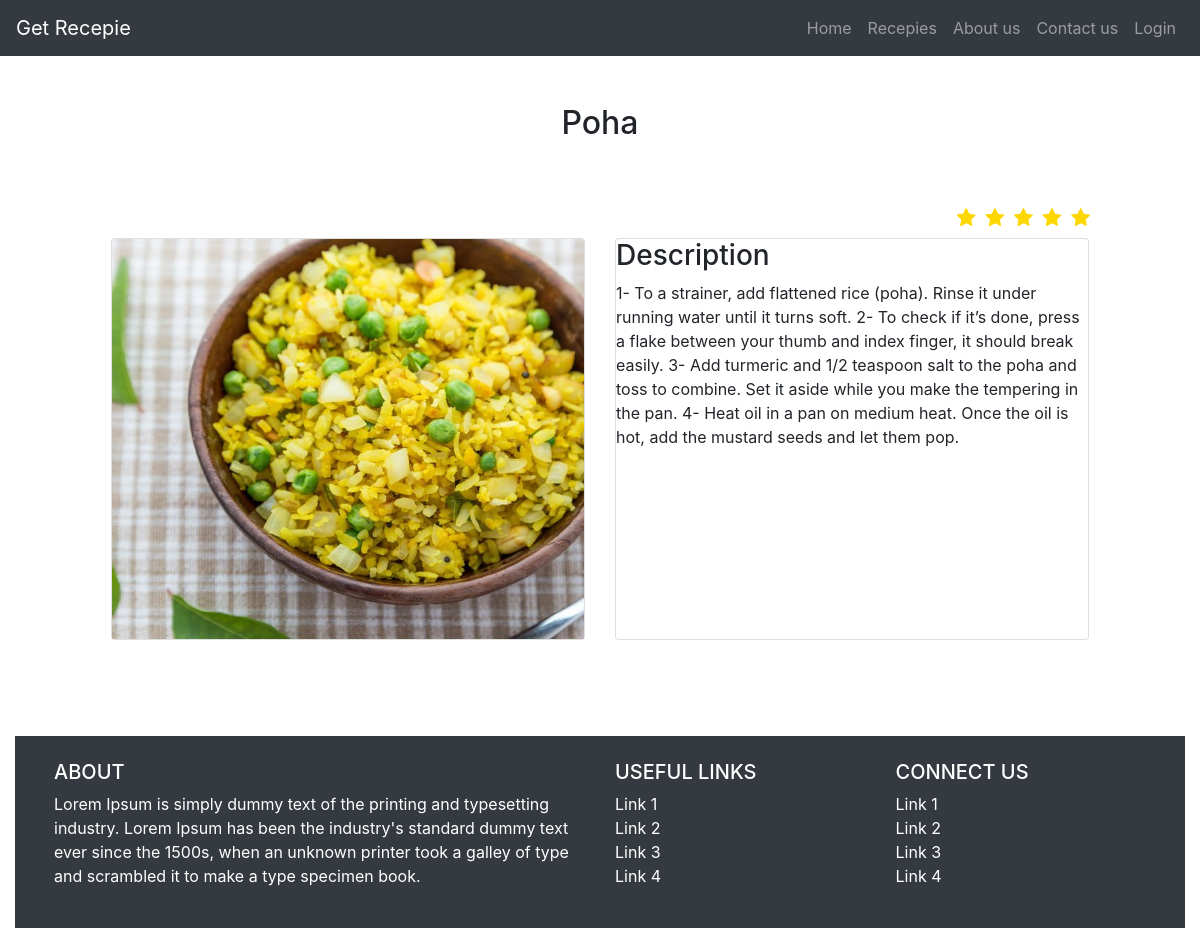
Screenshot of /recepie.php?recid=14 with the database file from the repository.
### tables this page shows
CREATE TABLE `recepie` (
  `id` int(100) NOT NULL,
  `name` varchar(100) NOT NULL,
  `description` longtext NOT NULL,
  `user_id` int(100) NOT NULL,
  `image_name` varchar(100) NOT NULL,
  `image_path` varchar(100) NOT NULL,
  `food_type_id` int(100) NOT NULL,
  `rating` float NOT NULL DEFAULT 5,
  `created_at` timestamp NOT NULL DEFAULT current_timestamp(),
  `updated_at` timestamp NOT NULL DEFAULT current_timestamp(),
  `deleted_at` timestamp NOT NULL DEFAULT current_timestamp()
);

### connect.php (called while the page is built, shortened)
<?php
class Connect
{
    public $config = array(
        'servername'=> 'localhost',
        'username'=> 'root',
        'password'=> '',
        'dbname'=> 'recepie'
    );
    function __construct()
    {
        $this->conn = new mysqli($this->config['servername'], $this->config['username'], $this->config['password'], $this->config['dbname']);
    }
}
?>

### submit.php (called while the page is built, shortened)
<?php
    include './controllers/users.php';
    $userObj = new User;
    if (isset($_GET['recid'])){
        $foodRecepie = $userObj->getSingleRecepie($_GET['recid']);
    }
?>

### controllers/users.php (called while the page is built, shortened)
<?php
include 'connect.php';
class User extends Connect{
	function getSingleRecepie($id){
		$sql = "SELECT * FROM recepie WHERE id = ".$id;
        $result = $this->conn->query($sql);
        $row = $result->fetch_assoc();
        return $row;
	}
}
?>

### recepie.php (the view, shortened to what this page needs)
<?php include 'header.php'; ?>
        <div class="container-fluid">
            <div class="row p-5">
                <div class="col-12 text-center">
                    <h2><?php echo $foodRecepie['name']; ?></h2>
                </div>
                <div class="col-12 my-5" >
                    <fieldset class="rating">
                            <label data-value="5" class = "full" for="star5" title="Awesome - 5 stars"></label>
                            <label data-value="4" class = "full" for="star4" title="Pretty good - 4 stars"></label>
                            <label data-value="3" class = "full" for="star3" title="Meh - 3 stars"></label>
                            <label data-value="2" class = "full" for="star2" title="Kinda bad - 2 stars"></label>
                            <label data-value="1" class = "full" for="star1" title="Sucks big time - 1 star"></label>
                        </fieldset>
                    <div class="card-deck px-5">
                        <div class="card">
                        	<img width="100" height="400" src="./images/recepies/<?php echo $foodRecepie['image_name']; ?>" class="card-img-top" alt="Image">
                        </div>
                        <div class="card">
                            <h3 style="align-content: center;">Description</h3>
                            <p><?php echo $foodRecepie['description']; ?></p>
                        </div>
                    </div>
                </div>
            </div>
<?php include 'footer.php'; ?>

### header.php (style rules this page uses)
fieldset, label { margin: 0; padding: 0; }
.rating { border: none; margin-right: 42px; }
.rating > label:before { margin: 5px; font-size: 1.25em; font-family: FontAwesome; display: inline-block; content: "\f005"; }
.rating > label { color: #ddd; float: right; }
.rating > input:checked ~ label, .rating:not(:checked) > label:hover, .rating:not(:checked) > label:hover ~ label { color: #FFD700; cursor: pointer; }

### rows the page displays
recepie: name "Poha", image_name (picture), description "1- To a strainer, add flattened rice (poha). Rinse it under running water until it turns soft. 2- To check if it’s done, press a flake between your thumb and index finger, it should break easily. 3- Add turmeric and 1/2 teaspoon salt to the poha and toss to combine. Set it aside while you make the tempering in the pan. 4- Heat oil in a pan on medium heat. Once the oil is hot, add the mustard seeds and let them pop."
